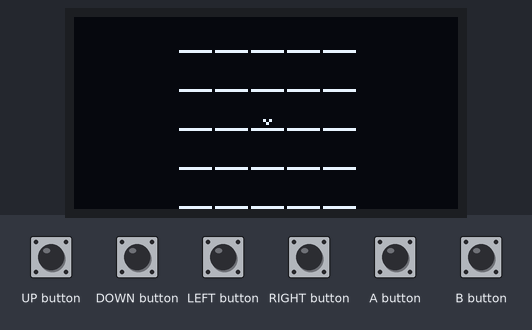
Simulated run of this sketch. Board: Arduboy, built with avr-gcc and run on an emulated ATmega32U4. On the bench: 128×64 one-colour display. The inputs (shaded band) are chosen by the test bench.

Above: at 1.2 s.
1.3 s: A button pressed for 0.15 s
2.9 s: A button pressed for 1 s
At 3.8 s:
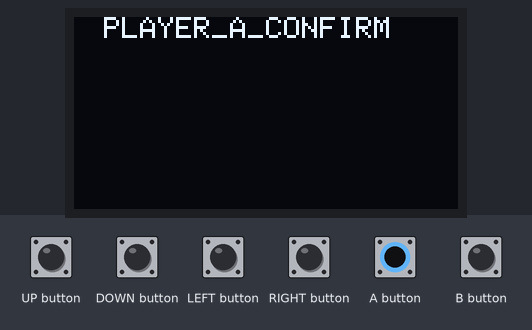
5.4 s: B button pressed for 0.15 s
At 6.5 s:
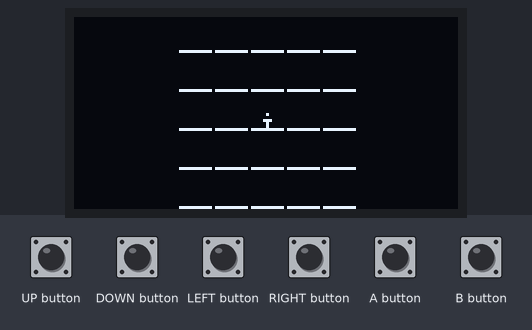
7.0 s: UP button pressed for 0.15 s
8.6 s: DOWN button pressed for 0.15 s
10.2 s: LEFT button pressed for 0.15 s
Timing chart, 0 to 12.8 s (numbered marks = the images above; inputs shaded):
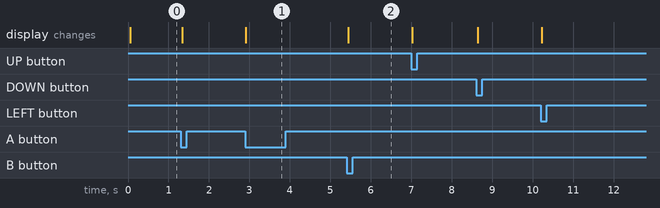

The sketch:

sarduini.ino
```cpp
#include "src/states.h"
#include <Arduboy2.h>

#include "src/starting-positions.h"

Arduboy2 arduboy;

state currentState = STARTING_POSITIONS;
void setState(state newState) { currentState = newState; }

struct Game game = {
    true,
    12,
    -1,
    -1,
    -1,
    -1,
    {
        false, false, false, false, false, //
        false, false, false, false, false, //
        false, false, false, false, false, //
        false, false, false, false, false, //
        false, false, false, false, false, //
    },
    {
        false, false, false, false, false, //
        false, false, false, false, false, //
        false, false, false, false, false, //
        false, false, false, false, false, //
        false, false, false, false, false, //
    },
    {
        false, false, false, false, false, //
        false, false, false, false, false, //
        false, false, false, false, false, //
        false, false, false, false, false, //
        false, false, false, false, false, //
    },
    {
        false, false, false, false, false, //
        false, false, false, false, false, //
        false, false, false, false, false, //
        false, false, false, false, false, //
        false, false, false, false, false, //
    },
};

void setup() {
  arduboy.begin();

  arduboy.setFrameRate(30);
}

state tickSelectWorker() {
  if (arduboy.justPressed(A_BUTTON)) {
    return MOVE_WORKER;
  }

  return SELECT_WORKER;
}
void drawSelectWorker() { arduboy.print("select worker"); }

state tickMoveWorker() {
  if (arduboy.justPressed(A_BUTTON)) {
    return BUILD;
  }

  if (arduboy.justPressed(B_BUTTON)) {
    return SELECT_WORKER;
  }

  return MOVE_WORKER;
}
void drawMoveWorker() { arduboy.print("move worker"); }

state tickBuild() {
  if (arduboy.justPressed(A_BUTTON)) {
    return END_SCREEN;
  }

  if (arduboy.justPressed(B_BUTTON)) {
    return MOVE_WORKER;
  }

  return BUILD;
}
void drawBuild() { arduboy.print("build"); }

state tickEndScreen() {
  if (arduboy.justPressed(A_BUTTON)) {
    return STARTING_POSITIONS;
  }

  return END_SCREEN;
}
void drawEndScreen() { arduboy.print("end screen"); }

state tick() {
  switch (currentState) {
  case STARTING_POSITIONS:
    return tickStartingPositions(arduboy, &game);
  case SELECT_WORKER:
    return tickSelectWorker();
  case MOVE_WORKER:
    return tickMoveWorker();
  case BUILD:
    return tickBuild();
  case END_SCREEN:
    return tickEndScreen();
  default:
    return currentState;
  }
}

void draw() {
  switch (currentState) {
  case STARTING_POSITIONS:
    return drawStartingPositions(arduboy, game);
  case SELECT_WORKER:
    return drawSelectWorker();
  case MOVE_WORKER:
    return drawMoveWorker();
  case BUILD:
    return drawBuild();
  case END_SCREEN:
    return drawEndScreen();
  default:
    break;
  }
}

void loop() {
  if (!(arduboy.nextFrame())) {
    return;
  }

  arduboy.pollButtons();

  setState(tick());

  arduboy.clear();
  arduboy.setCursor(10, 0);
  draw();
  arduboy.display();
}
```

sprites.h
```cpp
#include <Arduboy2.h>
Sprites sprites;

#ifndef SPRITES_H
#define SPRITES_H

const uint8_t PROGMEM GROUND[] = {11,   8, //
                                  0x80, 0x80, 0x80, 0x80, 0x80, 0x80,
                                  0x80, 0x80, 0x80, 0x80, 0x80};

const uint8_t PROGMEM GROUND_SELECT[] = {11,   8, //
                                         0x80, 0x80, 0x80, 0x80, 0x90, 0xa0,
                                         0x90, 0x80, 0x80, 0x80, 0x80};

const uint8_t PROGMEM PLAYER_A[] = {5,    8, //
                                    0x00, 0x20, 0xe8, 0x20, 0x00};

const uint8_t PROGMEM PLAYER_B[] = {5,    8, //
                                    0x20, 0xe0, 0x68, 0xe0, 0x20};
#endif
```

starting-positions.cpp
```cpp
#include "./sprites.h"
#include "./states.h"
#include <Arduboy2.h>

enum innerState {
  PLAYER_A_WORKER1,
  PLAYER_A_WORKER2,
  PLAYER_A_CONFIRM,
  PLAYER_B_WORKER1,
  PLAYER_B_WORKER2,
  PLAYER_B_CONFIRM,
};

innerState currentInnerState = PLAYER_A_WORKER1;

bool isOccupied(Game game, byte position) {
  return game.workerA1 == position || game.workerA2 == position ||
         game.workerB1 == position || game.workerB2 == position;
}

byte getNextCursor(Game game, uint8_t direction) {
  byte x = game.gridCursor % 5;
  byte y = game.gridCursor / 5;
  byte newCursor;

  if (direction == LEFT_BUTTON) {
    if (x == 0) {
      return game.gridCursor;
    }

    x = x - 1;
    newCursor = y * 5 + x;

    while (isOccupied(game, newCursor) && x > 0) {
      x = x - 1;
      newCursor = y * 5 + x;
    }

    if (isOccupied(game, newCursor)) {
      return game.gridCursor;
    }

    return newCursor;
  }

  if (direction == RIGHT_BUTTON) {
    if (x == 4) {
      return game.gridCursor;
    }

    x = x + 1;
    newCursor = y * 5 + x;

    while (isOccupied(game, newCursor) && x < 4) {
      x = x + 1;
      newCursor = y * 5 + x;
    }

    if (isOccupied(game, newCursor)) {
      return game.gridCursor;
    }

    return newCursor;
  }

  if (direction == UP_BUTTON) {
    if (y == 0) {
      return game.gridCursor;
    }

    y = y - 1;
    newCursor = y * 5 + x;

    while (isOccupied(game, newCursor) && y > 0) {
      y = y - 1;
      newCursor = y * 5 + x;
    }

    if (isOccupied(game, newCursor)) {
      return game.gridCursor;
    }

    return newCursor;
  }

  if (direction == DOWN_BUTTON) {
    if (y == 4) {
      return game.gridCursor;
    }

    y = y + 1;
    newCursor = y * 5 + x;

    while (isOccupied(game, newCursor) && y < 4) {
      y = y + 1;
      newCursor = y * 5 + x;
    }

    if (isOccupied(game, newCursor)) {
      return game.gridCursor;
    }

    return newCursor;
  }
}

state tickStartingPositions(Arduboy2 arduboy, Game *game) {
  switch (currentInnerState) {
  case PLAYER_A_WORKER1:
    if (arduboy.justPressed(A_BUTTON)) {
      currentInnerState = PLAYER_A_WORKER2;
      game->workerA1 = game->gridCursor;
    }
    if (arduboy.justPressed(B_BUTTON)) {
      game->gridCursor = 12;
    }
    break;
  case PLAYER_A_WORKER2:
    if (arduboy.justPressed(A_BUTTON)) {
      currentInnerState = PLAYER_A_CONFIRM;
      game->workerA2 = game->gridCursor;
    }
    if (arduboy.justPressed(B_BUTTON)) {
      currentInnerState = PLAYER_A_WORKER1;
      game->gridCursor = game->workerA1;
    }
    break;
  case PLAYER_A_CONFIRM:
    if (arduboy.justPressed(A_BUTTON)) {
      currentInnerState = PLAYER_B_WORKER1;
      game->gridCursor = 12;
    }
    if (arduboy.justPressed(B_BUTTON)) {
      currentInnerState = PLAYER_A_WORKER2;
      game->gridCursor = game->workerA2;
    }
    break;
  case PLAYER_B_WORKER1:
    if (arduboy.justPressed(A_BUTTON)) {
      currentInnerState = PLAYER_B_WORKER2;
      game->workerB1 = game->gridCursor;
    }
    if (arduboy.justPressed(B_BUTTON)) {
      game->gridCursor = 12;
    }
    break;
  case PLAYER_B_WORKER2:
    if (arduboy.justPressed(A_BUTTON)) {
      currentInnerState = PLAYER_B_CONFIRM;
      game->workerB2 = game->gridCursor;
    }
    if (arduboy.justPressed(B_BUTTON)) {
      currentInnerState = PLAYER_B_WORKER1;
      game->gridCursor = game->workerB1;
    }
    break;
  case PLAYER_B_CONFIRM:
    if (arduboy.justPressed(A_BUTTON)) {
      currentInnerState = PLAYER_A_WORKER1;
      game->gridCursor = 12;
      return SELECT_WORKER;
    }
    if (arduboy.justPressed(B_BUTTON)) {
      currentInnerState = PLAYER_B_WORKER2;
      game->gridCursor = game->workerB2;
    }
  }

  switch (currentInnerState) {
  case PLAYER_A_WORKER1:
  case PLAYER_A_WORKER2:
  case PLAYER_B_WORKER1:
  case PLAYER_B_WORKER2:
    if (arduboy.justPressed(LEFT_BUTTON) && game->gridCursor > 0) {
      game->gridCursor = getNextCursor(*game, LEFT_BUTTON);
    }
    if (arduboy.justPressed(RIGHT_BUTTON) && game->gridCursor < 24) {
      game->gridCursor = getNextCursor(*game, RIGHT_BUTTON);
    }
    if (arduboy.justPressed(UP_BUTTON) && game->gridCursor > 0) {
      game->gridCursor = getNextCursor(*game, UP_BUTTON);
    }
    if (arduboy.justPressed(DOWN_BUTTON) && game->gridCursor < 24) {
      game->gridCursor = getNextCursor(*game, DOWN_BUTTON);
    }
    break;
  default:
    break;
  }

  return STARTING_POSITIONS;
}

void drawStartingGrid(Game game) {
  int x;
  int y;
  for (x = 0; x < 5; x++) {
    for (y = 0; y < 5; y++) {
      sprites.drawSelfMasked(35 + x * 12, 4 + y * 13, GROUND, 0);
    }
  }

  x = game.gridCursor % 5;
  y = game.gridCursor / 5;
  sprites.drawSelfMasked(35 + x * 12, 4 + y * 13, GROUND_SELECT, 0);

  if (game.workerA1 > -1) {
    x = game.workerA1 % 5;
    y = game.workerA1 / 5;
    sprites.drawSelfMasked(35 + x * 12 + 3, 4 + y * 13 - 1, PLAYER_A, 0);
  }

  if (game.workerA2 > -1) {
    x = game.workerA2 % 5;
    y = game.workerA2 / 5;
    sprites.drawSelfMasked(35 + x * 12 + 3, 4 + y * 13 - 1, PLAYER_A, 0);
  }

  if (game.workerB1 > -1) {
    x = game.workerB1 % 5;
    y = game.workerB1 / 5;
    sprites.drawSelfMasked(35 + x * 12 + 3, 4 + y * 13 - 1, PLAYER_B, 0);
  }

  if (game.workerB2 > -1) {
    x = game.workerB2 % 5;
    y = game.workerB2 / 5;
    sprites.drawSelfMasked(35 + x * 12 + 3, 4 + y * 13 - 1, PLAYER_B, 0);
  }
}

void drawStartingPositions(Arduboy2 arduboy, Game game) {
  switch (currentInnerState) {
  case PLAYER_A_WORKER1:
    drawStartingGrid(game);
    break;
  case PLAYER_A_WORKER2:
    drawStartingGrid(game);
    break;
  case PLAYER_A_CONFIRM:
    arduboy.print("PLAYER_A_CONFIRM");
    break;
  case PLAYER_B_WORKER1:
    drawStartingGrid(game);
    break;
  case PLAYER_B_WORKER2:
    drawStartingGrid(game);
    break;
  case PLAYER_B_CONFIRM:
    arduboy.print("PLAYER_B_CONFIRM");
  }
}
```

starting-positions.h
```cpp
#include "./states.h"
#include <Arduboy2.h>

state tickStartingPositions(Arduboy2 arduboy, Game *game);
void drawStartingPositions(Arduboy2 arduboy, Game game);
```

states.h
```cpp
#ifndef STATE_H
#define STATE_H

enum state {
  STARTING_POSITIONS,
  SELECT_WORKER,
  MOVE_WORKER,
  BUILD,
  END_SCREEN,
};

struct Game {
  bool isPlayerAActive;
  byte gridCursor;
  byte workerA1;
  byte workerA2;
  byte workerB1;
  byte workerB2;
  bool grid1[25];
  bool grid2[25];
  bool grid3[25];
  bool gridDomes[25];
};
#endif
```

Measured:
- after the input at 2.9 s, the display: changes at once (image 1)
- after the input at 5.4 s, the display: changes at once (image 2)
